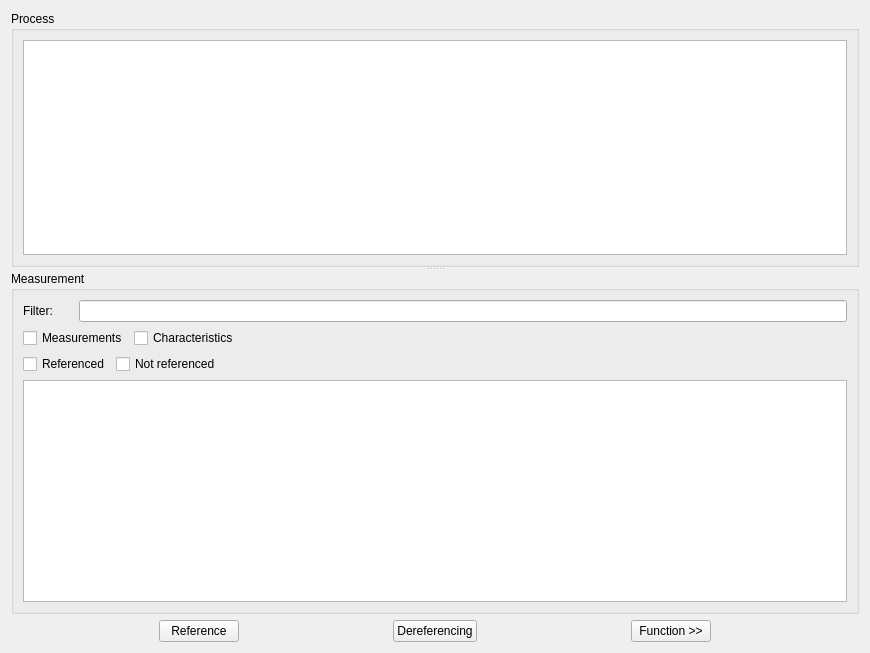
<?xml version="1.0" encoding="UTF-8"?>
<ui version="4.0">
 <class>A2LSelectWidget</class>
 <widget class="QWidget" name="A2LSelectWidget">
  <property name="geometry">
   <rect>
    <x>0</x>
    <y>0</y>
    <width>870</width>
    <height>653</height>
   </rect>
  </property>
  <property name="windowTitle">
   <string>Form</string>
  </property>
  <layout class="QVBoxLayout" name="verticalLayout">
   <item>
    <widget class="QSplitter" name="ProcessFunctionLabelSplitter">
     <property name="orientation">
      <enum>Qt::Vertical</enum>
     </property>
     <widget class="QGroupBox" name="ProcessGroupBox">
      <property name="sizePolicy">
       <sizepolicy hsizetype="Preferred" vsizetype="Preferred">
        <horstretch>0</horstretch>
        <verstretch>0</verstretch>
       </sizepolicy>
      </property>
      <property name="title">
       <string>Process</string>
      </property>
      <layout class="QHBoxLayout" name="horizontalLayout_4">
       <item>
        <widget class="QListWidget" name="ProcessListView">
         <property name="sizePolicy">
          <sizepolicy hsizetype="Expanding" vsizetype="Expanding">
           <horstretch>0</horstretch>
           <verstretch>0</verstretch>
          </sizepolicy>
         </property>
         <property name="selectionMode">
          <enum>QAbstractItemView::ExtendedSelection</enum>
         </property>
        </widget>
       </item>
      </layout>
     </widget>
     <widget class="QSplitter" name="FunctionLabelSplitter">
      <property name="orientation">
       <enum>Qt::Horizontal</enum>
      </property>
      <widget class="QGroupBox" name="LabelGroupBox">
       <property name="sizePolicy">
        <sizepolicy hsizetype="Preferred" vsizetype="Preferred">
         <horstretch>0</horstretch>
         <verstretch>0</verstretch>
        </sizepolicy>
       </property>
       <property name="title">
        <string>Measurement</string>
       </property>
       <layout class="QVBoxLayout" name="verticalLayout_2">
        <item>
         <layout class="QHBoxLayout" name="FilterHorizontalLayout">
          <item>
           <widget class="QLabel" name="FilterLabel">
            <property name="minimumSize">
             <size>
              <width>50</width>
              <height>0</height>
             </size>
            </property>
            <property name="text">
             <string>Filter:</string>
            </property>
           </widget>
          </item>
          <item>
           <widget class="QLineEdit" name="FIlterLineEdit"/>
          </item>
         </layout>
        </item>
        <item>
         <layout class="QHBoxLayout" name="TypeHorizontalLayout">
          <item>
           <widget class="QCheckBox" name="ViewOnlyMeasurementsCheckBox">
            <property name="text">
             <string>Measurements</string>
            </property>
           </widget>
          </item>
          <item>
           <widget class="QCheckBox" name="ViewOnlyCharacteristicsCheckBox">
            <property name="text">
             <string>Characteristics</string>
            </property>
           </widget>
          </item>
          <item>
           <spacer name="horizontalSpacer_6">
            <property name="orientation">
             <enum>Qt::Horizontal</enum>
            </property>
            <property name="sizeHint" stdset="0">
             <size>
              <width>40</width>
              <height>20</height>
             </size>
            </property>
           </spacer>
          </item>
         </layout>
        </item>
        <item>
         <layout class="QHBoxLayout" name="ReferencedHorizontalLayout">
          <item>
           <widget class="QCheckBox" name="ViewOnlyReferencedCheckBox">
            <property name="text">
             <string>Referenced</string>
            </property>
           </widget>
          </item>
          <item>
           <widget class="QCheckBox" name="ViewOnlyNotReferencedCheckBox">
            <property name="text">
             <string>Not referenced</string>
            </property>
           </widget>
          </item>
          <item>
           <spacer name="horizontalSpacer_5">
            <property name="orientation">
             <enum>Qt::Horizontal</enum>
            </property>
            <property name="sizeHint" stdset="0">
             <size>
              <width>40</width>
              <height>20</height>
             </size>
            </property>
           </spacer>
          </item>
         </layout>
        </item>
        <item>
         <widget class="QListView" name="LabelListView">
          <property name="selectionMode">
           <enum>QAbstractItemView::ExtendedSelection</enum>
          </property>
         </widget>
        </item>
       </layout>
      </widget>
     </widget>
    </widget>
   </item>
   <item>
    <layout class="QHBoxLayout" name="horizontalLayout">
     <item>
      <spacer name="horizontalSpacer_4">
       <property name="orientation">
        <enum>Qt::Horizontal</enum>
       </property>
       <property name="sizeHint" stdset="0">
        <size>
         <width>40</width>
         <height>20</height>
        </size>
       </property>
      </spacer>
     </item>
     <item>
      <widget class="QPushButton" name="ReferencePushButton">
       <property name="text">
        <string>Reference</string>
       </property>
      </widget>
     </item>
     <item>
      <spacer name="horizontalSpacer">
       <property name="orientation">
        <enum>Qt::Horizontal</enum>
       </property>
       <property name="sizeHint" stdset="0">
        <size>
         <width>40</width>
         <height>20</height>
        </size>
       </property>
      </spacer>
     </item>
     <item>
      <widget class="QPushButton" name="DereferencingPushButton">
       <property name="text">
        <string>Dereferencing</string>
       </property>
      </widget>
     </item>
     <item>
      <spacer name="horizontalSpacer_2">
       <property name="orientation">
        <enum>Qt::Horizontal</enum>
       </property>
       <property name="sizeHint" stdset="0">
        <size>
         <width>40</width>
         <height>20</height>
        </size>
       </property>
      </spacer>
     </item>
     <item>
      <widget class="QPushButton" name="FunctionPushButton">
       <property name="text">
        <string>Function &gt;&gt;</string>
       </property>
      </widget>
     </item>
     <item>
      <spacer name="horizontalSpacer_3">
       <property name="orientation">
        <enum>Qt::Horizontal</enum>
       </property>
       <property name="sizeHint" stdset="0">
        <size>
         <width>40</width>
         <height>20</height>
        </size>
       </property>
      </spacer>
     </item>
    </layout>
   </item>
  </layout>
 </widget>
 <resources/>
 <connections/>
</ui>
